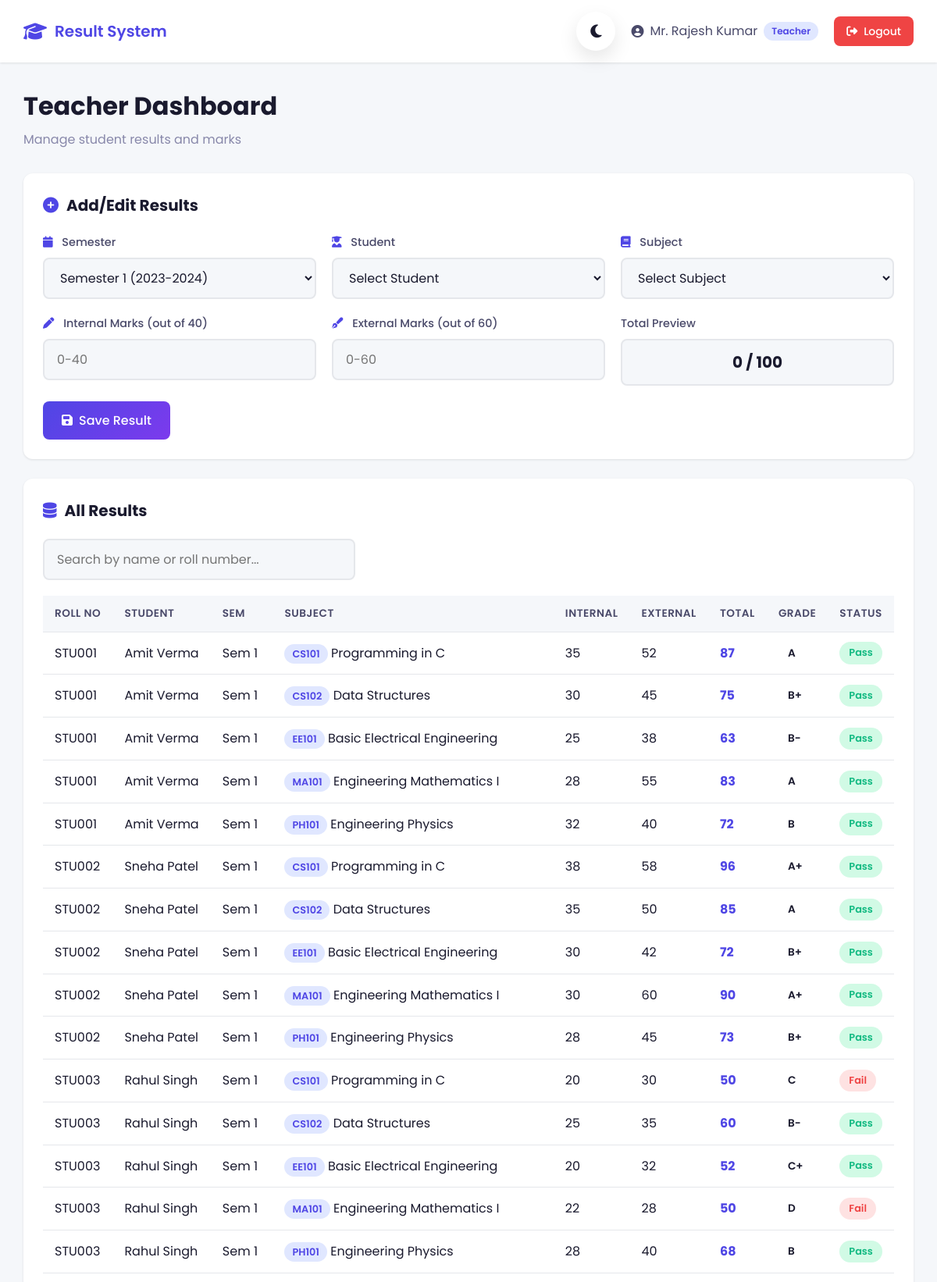
/teacher_dashboard.php?semester=1 (signed in, upper part), run on the app's committed database.
### tables this page shows
CREATE TABLE results (
    id INT AUTO_INCREMENT PRIMARY KEY,
    student_id INT NOT NULL,
    subject_id INT NOT NULL,
    semester_id INT NOT NULL,
    internal_marks INT DEFAULT 0,
    external_marks INT DEFAULT 0,
    total_marks INT GENERATED ALWAYS AS (internal_marks + external_marks) STORED,
    grade VARCHAR(2),
    grade_point DECIMAL(3,1),
    status ENUM('pass', 'fail', 'pending') NOT NULL DEFAULT 'pending',
    created_at TIMESTAMP DEFAULT CURRENT_TIMESTAMP,
    updated_at TIMESTAMP DEFAULT CURRENT_TIMESTAMP ON UPDATE CURRENT_TIMESTAMP,
    FOREIGN KEY (student_id) REFERENCES students(id) ON DELETE CASCADE,
    FOREIGN KEY (subject_id) REFERENCES subjects(id) ON DELETE CASCADE,
    FOREIGN KEY (semester_id) REFERENCES semesters(id) ON DELETE CASCADE,
    UNIQUE KEY unique_result (student_id, subject_id, semester_id)
);

CREATE TABLE students (
    id INT AUTO_INCREMENT PRIMARY KEY,
    user_id INT NOT NULL,
    roll_number VARCHAR(20) UNIQUE NOT NULL,
    student_name VARCHAR(100) NOT NULL,
    course VARCHAR(50) NOT NULL,
    batch VARCHAR(20) NOT NULL,
    enrollment_year INT NOT NULL,
    FOREIGN KEY (user_id) REFERENCES users(id) ON DELETE CASCADE
);

CREATE TABLE semesters (
    id INT AUTO_INCREMENT PRIMARY KEY,
    semester_number INT NOT NULL,
    semester_name VARCHAR(50) NOT NULL,
    academic_year VARCHAR(20) NOT NULL,
    is_current BOOLEAN DEFAULT FALSE
);

CREATE TABLE subjects (
    id INT AUTO_INCREMENT PRIMARY KEY,
    subject_code VARCHAR(20) UNIQUE NOT NULL,
    subject_name VARCHAR(100) NOT NULL,
    semester_id INT NOT NULL,
    course VARCHAR(50) NOT NULL,
    max_marks INT DEFAULT 100,
    passing_marks INT DEFAULT 40,
    credit INT DEFAULT 4,
    FOREIGN KEY (semester_id) REFERENCES semesters(id) ON DELETE CASCADE
);

### includes/config.php (called while the page is built, shortened)
<?php
function getUserRole() {
    return $_SESSION['role'] ?? null;
}
?>

### teacher_dashboard.php (the view, shortened to what this page needs)
<?php
require_once 'includes/config.php';
$stmt = $pdo->prepare("SELECT * FROM semesters ORDER BY semester_number");
$stmt->execute();
$semesters = $stmt->fetchAll(PDO::FETCH_ASSOC);
$selected_semester = $_GET['semester'] ?? null;
$stmt = $pdo->prepare("
    SELECT r.*, st.roll_number, st.student_name, sub.subject_code, sub.subject_name, sem.semester_number, sem.academic_year
    FROM results r
    JOIN students st ON r.student_id = st.id
    JOIN subjects sub ON r.subject_id = sub.id
    JOIN semesters sem ON r.semester_id = sem.id
    ORDER BY sem.semester_number, st.roll_number, sub.subject_code
");
$stmt->execute();
$all_results = $stmt->fetchAll(PDO::FETCH_ASSOC);
?>
<!DOCTYPE html>
<html lang="en">
<head>
    <link rel="stylesheet" href="css/style.css">
    <link rel="stylesheet" href="https://cdnjs.cloudflare.com/ajax/libs/font-awesome/6.4.0/css/all.min.css">
</head>
<body>
    <nav class="navbar">
        <div class="nav-brand">
            <i class="fas fa-graduation-cap"></i>
            <span>Result System</span>
        </div>
        <div class="nav-right">
            <button class="theme-toggle" id="themeToggle">
                <i class="fas fa-moon"></i>
            </button>
            <div class="user-info">
                <i class="fas fa-user-circle"></i>
                <span><?php echo $_SESSION['full_name']; ?></span>
                <span class="role-badge"><?php echo ucfirst(getUserRole()); ?></span>
            </div>
            <a href="logout.php" class="btn btn-logout">
                <i class="fas fa-sign-out-alt"></i>
                Logout
            </a>
        </div>
    </nav>
    <div class="container">
        <div class="dashboard-header">
            <h1>Teacher Dashboard</h1>
            <p>Manage student results and marks</p>
        </div>
        <div class="section-card">
            <h2><i class="fas fa-plus-circle"></i> Add/Edit Results</h2>
            <form method="POST" id="resultForm">
                <div class="form-row">
                    <div class="form-group">
                        <label for="semester_id">
                            <i class="fas fa-calendar"></i> Semester
                        </label>
                        <select name="semester_id" id="semesterSelect" required>
                            <?php foreach ($semesters as $sem): ?>
                            <option value="<?php echo $sem['id']; ?>"
                                <?php echo $selected_semester == $sem['id'] ? 'selected' : ''; ?>>
                                <?php echo $sem['semester_name']; ?> (<?php echo $sem['academic_year']; ?>)
                            </option>
                            <?php endforeach; ?>
                        </select>
                    </div>
                    <div class="form-group">
                        <label for="student_id">
                            <i class="fas fa-user-graduate"></i> Student
                        </label>
                        <select name="student_id" id="studentSelect" required>
                            <option value="">Select Student</option>
                        </select>
                    </div>
                    <div class="form-group">
                        <label for="subject_id">
                            <i class="fas fa-book"></i> Subject
                        </label>
                        <select name="subject_id" id="subjectSelect" required>
                            <option value="">Select Subject</option>
                        </select>
                    </div>
                </div>
                <div class="form-row">
                    <div class="form-group">
                        <label for="internal_marks">
                            <i class="fas fa-pen"></i> Internal Marks (out of 40)
                        </label>
                        <input type="number" name="internal_marks" id="internalMarks"
                               min="0" max="40" placeholder="0-40" required>
                    </div>
                    <div class="form-group">
                        <label for="external_marks">
                            <i class="fas fa-pen-fancy"></i> External Marks (out of 60)
                        </label>
                        <input type="number" name="external_marks" id="externalMarks"
                               min="0" max="60" placeholder="0-60" required>
                    </div>
                    <div class="form-group preview-group">
                        <label>Total Preview</label>
                        <div class="marks-preview" id="marksPreview">
                            <span id="totalPreview">0</span> / 100
                        </div>
                    </div>
                </div>
                <button type="submit" class="btn btn-primary">
                    <i class="fas fa-save"></i> Save Result
                </button>
            </form>
        </div>
        <div class="section-card">
            <h2><i class="fas fa-database"></i> All Results</h2>
            <div class="filter-row">
                <input type="text" id="searchInput" placeholder="Search by name or roll number..." class="search-input">
            </div>
            <?php if (!empty($all_results)): ?>
            <div class="table-responsive">
                <table class="data-table" id="allResultsTable">
                    <thead>
                        <tr>
                            <th>Roll No</th>
                            <th>Student</th>
                            <th>Sem</th>
                            <th>Subject</th>
                            <th>Internal</th>
                            <th>External</th>
                            <th>Total</th>
                            <th>Grade</th>
                            <th>Status</th>
                        </tr>
                    </thead>
                    <tbody>
                        <?php foreach ($all_results as $ar): ?>
                        <tr class="result-row">
                            <td><?php echo $ar['roll_number']; ?></td>
                            <td><?php echo $ar['student_name']; ?></td>
                            <td>Sem <?php echo $ar['semester_number']; ?></td>
                            <td><span class="badge"><?php echo $ar['subject_code']; ?></span> <?php echo $ar['subject_name']; ?></td>
                            <td><?php echo $ar['internal_marks']; ?></td>
                            <td><?php echo $ar['external_marks']; ?></td>
                            <td class="total-marks"><?php echo $ar['total_marks']; ?></td>
                            <td><span class="grade"><?php echo $ar['grade']; ?></span></td>
                            <td>
                                <span class="status status-<?php echo $ar['status']; ?>">
                                    <?php echo ucfirst($ar['status']); ?>
                                </span>
                            </td>
                        </tr>
                        <?php endforeach; ?>
                    </tbody>
                </table>
            </div>
            <?php else: ?>
            <p class="no-data">No results in the system yet.</p>
            <?php endif; ?>
        </div>
    </div>
</body>
</html>

### data on the page
results: student.roll_number "STU001", student.student_name "Amit Verma", semester.semester_number "1", subject.subject_code "CS101", subject.subject_name "Programming in C", internal_marks "35", external_marks "52", total_marks "87", grade "A", status "Pass"
results: student.roll_number "STU001", student.student_name "Amit Verma", semester.semester_number "1", subject.subject_code "CS102", subject.subject_name "Data Structures", internal_marks "30", external_marks "45", total_marks "75", grade "B+", status "Pass"
results: student.roll_number "STU001", student.student_name "Amit Verma", semester.semester_number "1", subject.subject_code "EE101", subject.subject_name "Basic Electrical Engineering", internal_marks "25", external_marks "38", total_marks "63", grade "B-", status "Pass"
results: student.roll_number "STU001", student.student_name "Amit Verma", semester.semester_number "1", subject.subject_code "MA101", subject.subject_name "Engineering Mathematics I", internal_marks "28", external_marks "55", total_marks "83", grade "A", status "Pass"
results: student.roll_number "STU001", student.student_name "Amit Verma", semester.semester_number "1", subject.subject_code "PH101", subject.subject_name "Engineering Physics", internal_marks "32", external_marks "40", total_marks "72", grade "B", status "Pass"
results: student.roll_number "STU002", student.student_name "Sneha Patel", semester.semester_number "1", subject.subject_code "CS101", subject.subject_name "Programming in C", internal_marks "38", external_marks "58", total_marks "96", grade "A+", status "Pass"
results: student.roll_number "STU002", student.student_name "Sneha Patel", semester.semester_number "1", subject.subject_code "CS102", subject.subject_name "Data Structures", internal_marks "35", external_marks "50", total_marks "85", grade "A", status "Pass"
results: student.roll_number "STU002", student.student_name "Sneha Patel", semester.semester_number "1", subject.subject_code "EE101", subject.subject_name "Basic Electrical Engineering", internal_marks "30", external_marks "42", total_marks "72", grade "B+", status "Pass"
results: student.roll_number "STU002", student.student_name "Sneha Patel", semester.semester_number "1", subject.subject_code "MA101", subject.subject_name "Engineering Mathematics I", internal_marks "30", external_marks "60", total_marks "90", grade "A+", status "Pass"
results: student.roll_number "STU002", student.student_name "Sneha Patel", semester.semester_number "1", subject.subject_code "PH101", subject.subject_name "Engineering Physics", internal_marks "28", external_marks "45", total_marks "73", grade "B+", status "Pass"
results: student.roll_number "STU003", student.student_name "Rahul Singh", semester.semester_number "1", subject.subject_code "CS101", subject.subject_name "Programming in C", internal_marks "20", external_marks "30", total_marks "50", grade "C", status "Fail"
results: student.roll_number "STU003", student.student_name "Rahul Singh", semester.semester_number "1", subject.subject_code "CS102", subject.subject_name "Data Structures", internal_marks "25", external_marks "35", total_marks "60", grade "B-", status "Pass"
results: student.roll_number "STU003", student.student_name "Rahul Singh", semester.semester_number "1", subject.subject_code "EE101", subject.subject_name "Basic Electrical Engineering", internal_marks "20", external_marks "32", total_marks "52", grade "C+", status "Pass"
results: student.roll_number "STU003", student.student_name "Rahul Singh", semester.semester_number "1", subject.subject_code "MA101", subject.subject_name "Engineering Mathematics I", internal_marks "22", external_marks "28", total_marks "50", grade "D", status "Fail"
results: student.roll_number "STU003", student.student_name "Rahul Singh", semester.semester_number "1", subject.subject_code "PH101", subject.subject_name "Engineering Physics", internal_marks "28", external_marks "40", total_marks "68", grade "B", status "Pass"

### other printed values
$_SESSION['full_name'] "Mr. Rajesh Kumar"
getUserRole() "Teacher"
form field semester_id "Semester 1 (2023-2024)"
